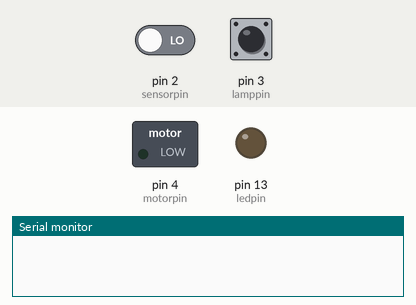
This sketch was run on a simulated Arduino Uno, built with avr-gcc and run on an emulated ATmega328P. Parts: switched loads named in the sketch (green lamp = pin HIGH), output pins drawn as LEDs (lit = HIGH), the last lines printed to the serial monitor. Inputs (shaded band) come from the test bench; at power-on: pin 2 (sensorpin) LOW, pin 3 (lamppin) LOW.

Above: at 1.2 s.
1.3 s: pin 2 (sensorpin) driven HIGH
At 1.4 s:
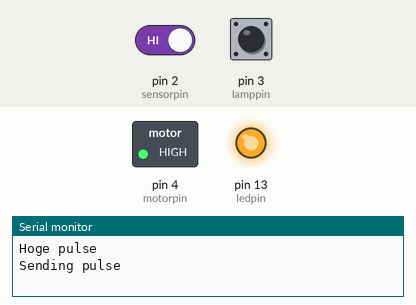
3.0 s: pin 3 (lamppin) driven HIGH
4.5 s: pin 2 (sensorpin) driven LOW
6.0 s: pin 3 (lamppin) pulsed LOW 2 times (0.12 s each, 0.3 s apart)
8.1 s: pin 3 (lamppin) pulsed LOW 5 times (0.12 s each, 0.3 s apart)
Timing chart, 0 to 11.1 s (numbered marks = the images above; inputs shaded):
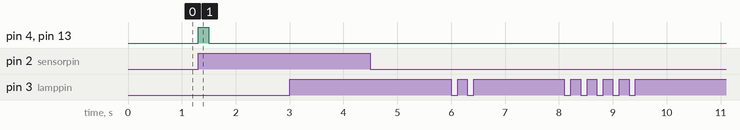

Measured:
- after the input at 1.3 s, pin 4 (motorpin), pin 13 (ledpin): LOW → HIGH at once, → LOW 0.20 s later

The sketch:

speedlimit.ino
```cpp
#define sensorpin  2    // wielsensor aangesloten op pin 2
#define lamppin    3    // achterlicht aangesloten op pin 3
#define motorpin   4    // Motor aangesloten op pin 4
#define ledpin     13

int lampstatus;
int laatstelampstatus;
long laatstelamptijd;
int begrenzer = true;

int sensorstatus;
int laatstesensorstatus;
boolean laatstehogepulse = false;

void setup() {
  // put your setup code here, to run once:
  Serial.begin(19200);
  pinMode(sensorpin, INPUT);
  pinMode(lamppin, INPUT);
  pinMode(motorpin, OUTPUT);
  pinMode(ledpin, OUTPUT);
  //digitalWrite(lamppin, LOW);
}

void loop() {
  // put your main code here, to run repeatedly:
  checkLamp();
  checkSensor();
}

void checkLamp(){
// Deze functie checkt of de lamp aan / of uit is en zet het programma begrenzer aan of uit.
  lampstatus = digitalRead(lamppin);
  if (lampstatus == HIGH && laatstelampstatus == LOW){
    // Lamp is aan, was uit, en de begrenzer is actief.
    Serial.println("Lichtpulse ontvangen. Interval:");
    unsigned long lampinterval = (millis() - laatstelamptijd);
    Serial.print(lampinterval);

    if(lampinterval <= 2000 && lampinterval >= 100){
      if( begrenzer == true){
        Serial.println("Begrenzer gedeactiveerd");
        begrenzer = false;
      }else{
        Serial.println("Begrenzer geactiveerd");
        begrenzer = true;
      }
      laatstelamptijd = millis();
    }else if(lampinterval >= 2000){
      // Lamp is voor het laatst gewisseld, meer dan 2 seconden gelezen dus reset de timer.
      laatstelamptijd = millis();
    }
    delay(10);
    laatstelampstatus = lampstatus;
  }
  else{
    laatstelampstatus = lampstatus;
  }
}

void checkSensor(){
  // We geven alleen de pulsen door, niet als hij continu hoog is.
  sensorstatus = digitalRead(sensorpin);
   if(sensorstatus == HIGH && laatstesensorstatus == LOW){
     // Sensor is hoog, was laag.
     Serial.println("Hoge pulse");
     if(laatstehogepulse == false){
       // De laatse hoge pulse is niet verzonden, we verzenden deze dus wel.
       laatstehogepulse = true;
       sendPulse();
     }
     else{
       laatstehogepulse = false;
     }
      laatstesensorstatus = sensorstatus;
   }
   else if (sensorstatus == LOW && laatstesensorstatus == HIGH){
     // Sensor is laag, was hoog.
     Serial.println("Lage pulse");
     laatstesensorstatus = sensorstatus;
 }
}

void sendPulse()
{
   Serial.println("Sending pulse");
   digitalWrite(motorpin, HIGH);
   digitalWrite(ledpin, HIGH);
//	unsigned long intervalPulse = 500; // wait for 500 miliseconds.
//	static unsigned long previousMillisPulse;

//	if( millis() - previousMillisPulse > intervalPulse ) {
//		previousMillisPulse = millis();
delay(200);
		digitalWrite(motorpin, LOW);
                digitalWrite(ledpin, LOW);

//	}
//delay(20);
}
```
